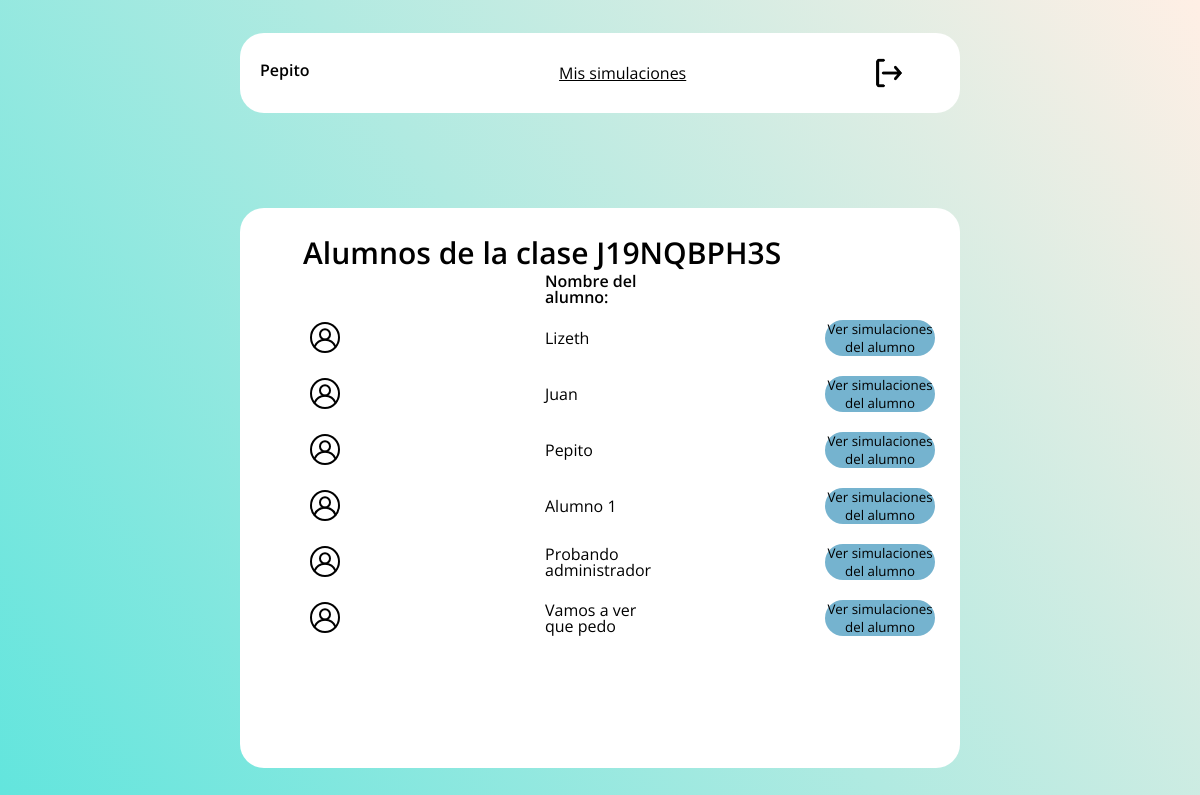
The page /ver_alumnos/index.php?clase=4 (signed in) on the database its author committed.
### tables this page shows
CREATE TABLE `clases` (
  `id_clase` int(11) NOT NULL,
  `id_profesor` int(11) NOT NULL,
  `codigo` varchar(64) NOT NULL
);

CREATE TABLE `alumnos` (
  `id_alumno` int(11) NOT NULL,
  `id_usuario` int(11) NOT NULL,
  `id_clase` int(11) NOT NULL
);

CREATE TABLE `usuarios` (
  `id_usuario` int(11) NOT NULL,
  `usuario` varchar(254) NOT NULL,
  `password` varchar(254) NOT NULL,
  `es_profesor` int(11) NOT NULL DEFAULT 0
);

### ver_alumnos/index.php (the view, shortened to what this page needs)
<?php session_start();
    require '../conexion.php';
    $clase_ver  = $_GET['clase'];
    $alumnos = array();
    $sql = "SELECT * FROM alumnos WHERE id_clase = '$clase_ver'";
    $datos = mysqli_query($con, $sql);
    while($row = mysqli_fetch_assoc($datos)){
        $alumnos[] = $row;
    }
    $sql = "SELECT * FROM clases WHERE id_clase = '$clase_ver'";
    $datos = mysqli_query($con, $sql);
    while($row = mysqli_fetch_assoc($datos)){
        $clase_nombre = $row['codigo'];
    }
?>
<!DOCTYPE html>
<html lang="en">
<head>
    <link rel="stylesheet" href="../css/reset.css">
    <link rel="stylesheet" href="../css/styles.css">
    <link rel="stylesheet" href="../css/clases.css">
</head>
<body style = "font-family: 'Open Sans', sans-serif;">
    <main>
        <header>
            <p><?php echo $_SESSION['usuario']; ?></p>
            <a href="../simulaciones" style = "color: #000">Mis simulaciones</a>
            <button type="button" onclick="salir()" id = "log_out"><img src="../img/Icono_salir.png" alt="Salir"></button>
        </header>
        <section>
            <h1>Alumnos de la clase <?php echo $clase_nombre; ?></h1>
            <article id="encabezados">
                <h3>Nombre del alumno:</h3>
            </article>
                <form action="../simulaciones/" method = "get" class = "n_form">
                <?php foreach($alumnos as $iteracion => $fila): ?>
                    <?php
                        $id_usuario_ver = $fila['id_usuario'];
                        $sql = "SELECT * FROM usuarios WHERE id_usuario = '$id_usuario_ver'";
                        $datos = mysqli_query($con, $sql);
                        while($row = mysqli_fetch_assoc($datos)){
                            $nombre_usuario = $row['usuario'];
                        }
                    ?>
                    <article>
                        <p class = "icono_a"><img src="../img/Icono_Usuario.svg" alt="Imagen usuario"></p>
                        <p><?php echo $nombre_usuario; ?></p>
                        <p>
                            <button type="submit" value = "<?php echo $id_usuario_ver; ?>" name = "id_alumno" class = "n_button ver_alumno">Ver simulaciones del alumno</button>
                        </p>
                    </article>
                <?php endforeach; ?>
                </form>
        </section>
    </main>
</body>
</html>

### css/styles.css (style rules this page uses)
* { font-family: 'Open Sans', sans-serif; color: #fff; }
body { background: rgb(98,229,221); background: linear-gradient(54deg, rgba(98,229,221,1) 0%, rgba(255,239,229,1) 100%); }
main { width: 100vw; min-height: 100vh; display: flex; justify-content: space-around; align-items: center; flex-direction: column; }
form { position: relative; padding: 20px; border-radius: 24px 24px 24px 24px; -moz-border-radius: 24px 24px 24px 24px; -webkit-border-radius: 24px 24px 24px 24px; background-color: #75B3CF; width: 25%; display: flex; justify-content: center; align-items: center; flex-direction: column; }
a { color: #fff; }
section { width: 60%; min-height: 70vh; display: flex; box-sizing: border-box; justify-content: top; align-items: center; flex-direction: column; background-color: #fff; border-radius: 24px 24px 24px 24px; -moz-border-radius: 24px 24px 24px 24px; -webkit-border-radius: 24px 24px 24px 24px; padding: 30px; color: #000; }
h3, p, h1, article { color: #000; box-sizing: border-box; margin-bottom: 5px; }
article, header { width: 100%; display: flex; align-items: center; justify-content: space-between; }
p, h3 { width: 16.6666%; text-align: left; }
p img { width: 15%; }
h1 { width: 90%; text-align: left; font-size: 30px; font-weight: 600; }
#encabezados { font-weight: 600; }
.icono_a { display: flex; align-items: center; justify-content: space-around; }
header { width: 60%; height: 10vh; background-color: #fff; border-radius: 24px 24px 24px 24px; -moz-border-radius: 24px 24px 24px 24px; -webkit-border-radius: 24px 24px 24px 24px; margin-bottom: 30px; box-sizing: border-box; padding: 20px; }
header p { font-weight: 600; }
.n_button { background-color: rgba(0,0,0,0); width: 100%; height: auto; border: 0; padding: 0; display: flex; align-items: center; justify-content: space-between; cursor: pointer; color: #000; }
.n_form { padding: 0; margin: 0; border: 0; background-color: rgba(0,0,0,0); width: 100%; height: auto; }
#log_out { background-color: rgba(0,0,0,0); height: auto; border: 0; padding: 0; display: flex; align-items: center; justify-content: space-between; cursor: pointer; color: #000; width: 10%; }
#log_out img { width: 50%; }
.ver_alumno { justify-content: space-around; background-color: #75B3CF; width: 100%; margin: 5px; border-radius: 24px 24px 24px 24px; -moz-border-radius: 24px 24px 24px 24px; -webkit-border-radius: 24px 24px 24px 24px; }

### css/clases.css (style rules this page uses)
p img { width: 30%; }

### rows shown on the page
clases: codigo "J19NQBPH3S"
alumnos: id_usuario.usuario "Lizeth"
alumnos: id_usuario.usuario "Juan"
alumnos: id_usuario.usuario "Pepito"
alumnos: id_usuario.usuario "Alumno 1"
alumnos: id_usuario.usuario "Probando administrador"
alumnos: id_usuario.usuario "Vamos a ver que pedo"

### other values the page prints
$_SESSION['usuario'] "Pepito"
